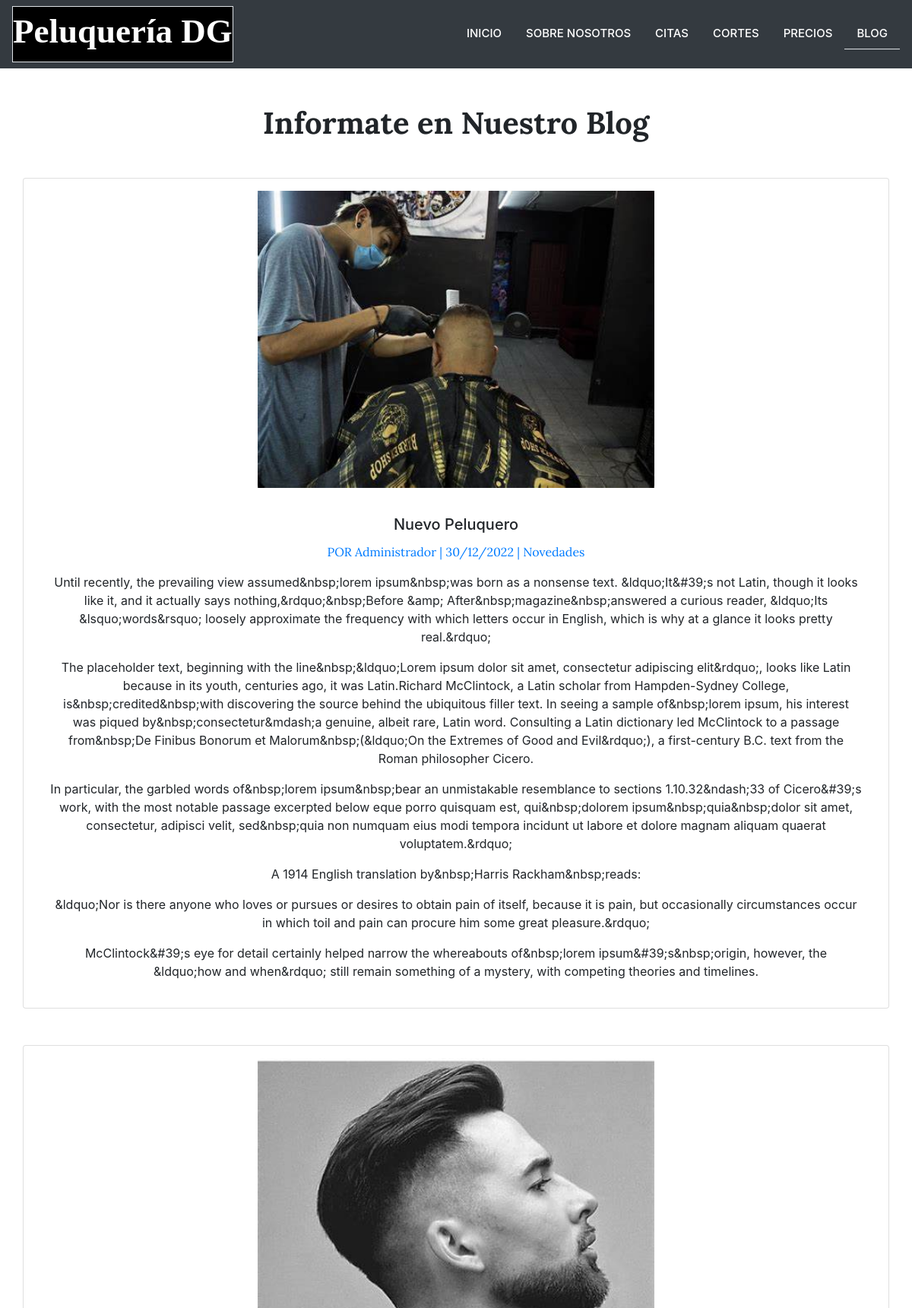
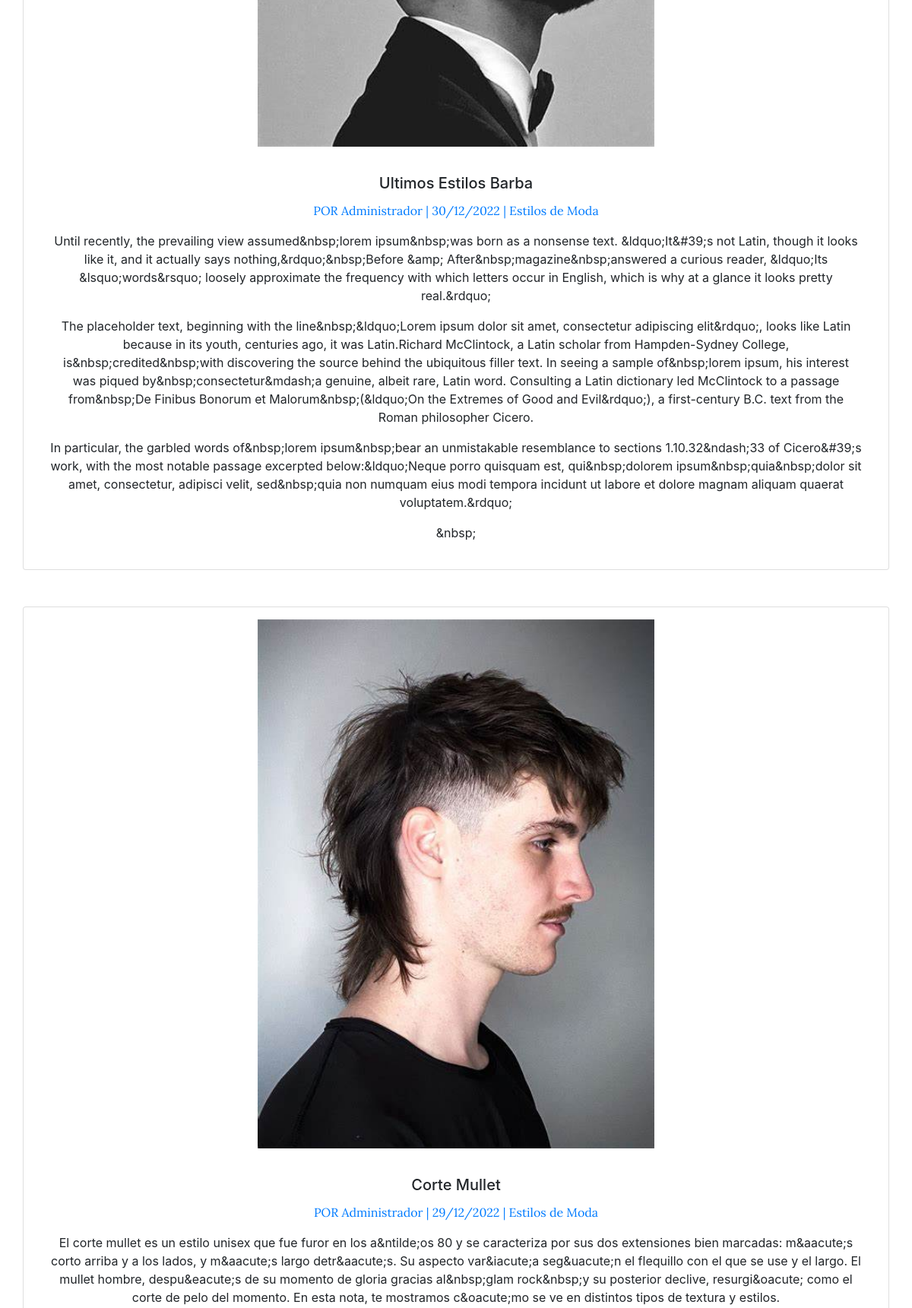
Screenshot of /blog/ (upper part) with the database file from the repository (2 pictures, top to bottom).
### blog/models.py (models this page shows, shortened)
class Post(models.Model):
    title = models.CharField(max_length=200, verbose_name="Titulo")
    content = RichTextField(verbose_name="Contenido")
    published = models.DateTimeField(verbose_name="Fecha de publicación", default=now)
    image = models.ImageField(verbose_name="Imagen", upload_to="blog", null=True, blank=True)
    author = models.ForeignKey(User, verbose_name="Autor", on_delete=models.CASCADE)
    categories = models.ManyToManyField(Category, verbose_name="Categorias", related_name="get_posts")
    created = models.DateField(auto_now_add=True, verbose_name="Fecha de Creación")
    updated = models.DateField(auto_now=True, verbose_name="Fehca de Edición")
    class Meta:
        verbose_name = "Entrada"
        verbose_name_plural = "Entradas"
        ordering = ['-created']

class Category(models.Model):
    name = models.CharField(verbose_name="Nombre", max_length=100)
    created = models.DateField(auto_now_add=True, verbose_name="Fecha de Creacion")
    updated = models.DateField(auto_now=True, verbose_name="Fecha de Edición")
    class Meta:
        verbose_name = "Categoria"
        verbose_name_plural = "Categorias"
        ordering = ['-created']

### blog/views.py (the view)
# urls.py: path('', views.Blog, name='blog'),
def Blog(request):
    posts = Post.objects.all()
    return render(request, "blog.html", {'posts':posts})

### social/context_proccessors.py (called while the page is built)
def ctx_dict(request):
    ctx = {}
    links = Link.objects.all()
    for link in links:
        ctx[link.key] = link.url
    return ctx

### blog/templates/blog.html (shortened to what this page needs)
{% extends 'base.html' %}
{% load static %}
{% block content %}
<section>
    <h1 class="text-center mt-5" style="font-weight: 900; font-family: 'Lora';">Informate en Nuestro Blog</h1>
    {% for post in posts %}
    <div class="container text-center mt-5">
            <div class="row">
                    <div class="m-auto card col " style="width: 18rem;">
                        <img class="m-auto card-img-top shadow-lg p-3 mb-5 bg-white rounded img-fluid w-50" src="{{post.image.url}}" alt="Card image cap">
                        <div class="card-body">
                            <h5 class="card-title">{{post.title}}</h5>
                            <span>
                                <p class="card-text text-primary" style="font-family: 'Lora';">POR {{post.author}} | {{post.published|date:"SHORT_DATE_FORMAT"}} |
                                    {% for category in post.categories.all %}
                                        <a href="{% url 'category' category.id %}" class="text-primary">{{category.name}}</a>
                                    {% endfor %}
                                </p>
                                <p class="card-text" style="font-family: 'Lora';">{{post.content|striptags|linebreaks}}</p>
                            </span>
                        </div>
                    </div>
            </div>
        </div>
    {% endfor %}
</section>
{% endblock %}

### core/templates/base.html (shortened to what this page needs)
<!DOCTYPE html>
<html lang="en">
<head>
    {% load static %}
    <link href="{% static 'core/vendor/bootstrap/css/bootstrap.min.css' %}" rel="stylesheet">
    <link href="{% static 'core/vendor/font-awesome/css/font-awesome.min.css' %}" rel="stylesheet" type="text/css">
    <link href="{% static 'core/css/main.css' %}" rel="stylesheet">
    <link href="{% static 'core/vendor/font-awesome/css/font-awesome.min.css' %}" rel="stylesheet" type="text/css">
</head>
<body>
    <nav class="text-center navbar navbar-expand-lg navbar-dark bg-dark">
            <div class="divtitle border">
                <a class="navbar-brand m-auto" href="{% url 'home' %}"><h1 class="titulo" style="font-family: 'Lore';">Peluquería DG</h1></a>
            </div>
            <div class="collapse navbar-collapse justify-content-end" id="ned">
                <ul class="nav">
                    <li class="indice nav-item {% if request.path == '/' %}border-bottom{% endif %}">
                        <a class="nav-link text-white text-uppercase" href="{% url 'home' %}">Inicio</a>
                    </li>
                    <li class="indice nav-item {% if request.path == '/sobre_nosotros/' %}border-bottom{% endif %}">
                        <a class="nav-link text-white text-uppercase" href="{% url 'sobre_nosotros' %}">Sobre Nosotros</a>
                    </li>
                    <li class="indice nav-item {% if request.path == '/citas/' %}border-bottom{% endif %}">
                        <a class="nav-link text-white text-uppercase" href="{% url 'citas' %}">Citas</a>
                    </li>
                    <li class="indice nav-item {% if request.path == '/cortes/' %}border-bottom{% endif %}">
                        <a class="nav-link text-white text-uppercase" href="{% url 'cortes' %}">Cortes</a>
                    </li>
                    <li class="indice nav-item {% if request.path == '/precios/' %}border-bottom{% endif %}">
                        <a class="nav-link text-white text-uppercase" href="{% url 'precios' %}">Precios</a>
                    </li>
                    <li class="indice nav-item {% if request.path == '/blog/' %}border-bottom{% endif %}">
                        <a class="nav-link text-white text-uppercase" href="{% url 'blog' %}">Blog</a>
                    </li>
                </ul>
            </div>
    </nav>
    {% block content %}{% endblock %}
</body>
</html>

### core/static/core/css/main.css (style rules this page uses)
body { margin: 0; padding: 0; background-color: white; }
li { font-size: 15px; font-weight: 500; }
.titulo { color: white; font-size: 45px; font-weight: 800; }
.divtitle { background-color: black; }

### rows the page displays
Post: image (picture), title "Nuevo Peluquero", author "Administrador", published "30/12/2022", content "Until recently, the prevailing view assumed&nbsp;lorem ipsum&nbsp;was born as a nonsense text. &ldquo;It&#39;s not Latin, though it looks like it, and it actually says nothing,&rdquo;&nbsp;Before &amp; After&nbsp;magazine&nbsp;answered a curious reader, &ldquo;Its &lsquo;words&rsquo; loosely approximate the frequency with which letters occur in English, which is why at a glance it looks pretty real.&rdquo; The placeholder text, beginning with the line&nbsp;&ldquo;Lorem ipsum dolor sit amet, consectetur adipiscing elit&rdquo;, looks like Latin because in its youth, centuries ago, it was Latin.Richard McClintock, a Latin scholar from Hampden-Sydney College, is&nbsp;credited&nbsp;with…"
Category: name "Novedades"
Post: image (picture), title "Ultimos Estilos Barba", author "Administrador", published "30/12/2022", content "Until recently, the prevailing view assumed&nbsp;lorem ipsum&nbsp;was born as a nonsense text. &ldquo;It&#39;s not Latin, though it looks like it, and it actually says nothing,&rdquo;&nbsp;Before &amp; After&nbsp;magazine&nbsp;answered a curious reader, &ldquo;Its &lsquo;words&rsquo; loosely approximate the frequency with which letters occur in English, which is why at a glance it looks pretty real.&rdquo; The placeholder text, beginning with the line&nbsp;&ldquo;Lorem ipsum dolor sit amet, consectetur adipiscing elit&rdquo;, looks like Latin because in its youth, centuries ago, it was Latin.Richard McClintock, a Latin scholar from Hampden-Sydney College, is&nbsp;credited&nbsp;with…"
Category: name "Estilos de Moda"
Post: image (picture), title "Corte Mullet", author "Administrador", published "29/12/2022", content "El corte mullet es un estilo unisex que fue furor en los a&ntilde;os 80 y se caracteriza por sus dos extensiones bien marcadas: m&aacute;s corto arriba y a los lados, y m&aacute;s largo detr&aacute;s. Su aspecto var&iacute;a seg&uacute;n el flequillo con el que se use y el largo. El mullet hombre, despu&eacute;s de su momento de gloria gracias al&nbsp;glam rock&nbsp;y su posterior declive, resurgi&oacute; como el corte de pelo del momento. En esta nota, te mostramos c&oacute;mo se ve en distintos tipos de textura y estilos."
